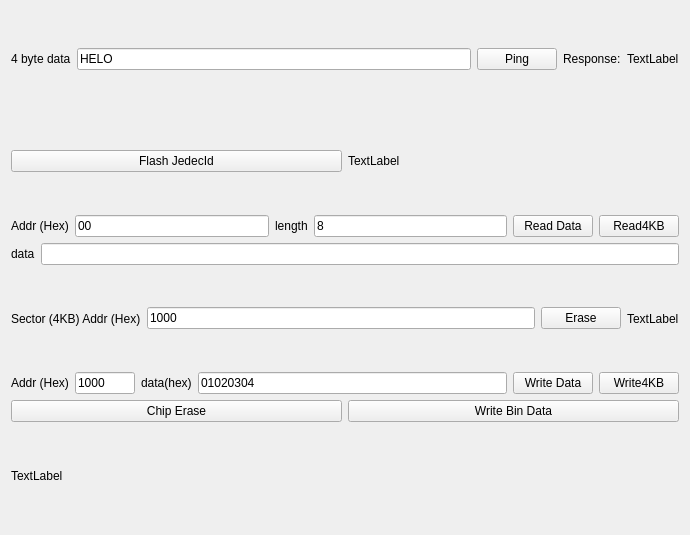
<?xml version="1.0" encoding="UTF-8"?>
<ui version="4.0">
 <class>FormA7105</class>
 <widget class="QWidget" name="FormA7105">
  <property name="geometry">
   <rect>
    <x>0</x>
    <y>0</y>
    <width>690</width>
    <height>535</height>
   </rect>
  </property>
  <property name="windowTitle">
   <string>Form</string>
  </property>
  <layout class="QVBoxLayout" name="verticalLayout">
   <item>
    <layout class="QHBoxLayout" name="horizontalLayout">
     <item>
      <widget class="QLabel" name="label">
       <property name="text">
        <string>4 byte data</string>
       </property>
      </widget>
     </item>
     <item>
      <widget class="QLineEdit" name="lineEditPingData">
       <property name="text">
        <string>HELO</string>
       </property>
       <property name="maxLength">
        <number>4</number>
       </property>
      </widget>
     </item>
     <item>
      <widget class="QPushButton" name="pushButtonPing">
       <property name="text">
        <string>Ping</string>
       </property>
      </widget>
     </item>
     <item>
      <widget class="QLabel" name="label_2">
       <property name="text">
        <string>Response:</string>
       </property>
      </widget>
     </item>
     <item>
      <widget class="QLabel" name="labelPingResponse">
       <property name="text">
        <string>TextLabel</string>
       </property>
      </widget>
     </item>
    </layout>
   </item>
   <item>
    <layout class="QHBoxLayout" name="horizontalLayout_2">
     <item>
      <widget class="QPushButton" name="pushButtonReadFlashJedecId">
       <property name="text">
        <string>Flash JedecId</string>
       </property>
      </widget>
     </item>
     <item>
      <widget class="QLabel" name="labelFlashJedecId">
       <property name="text">
        <string>TextLabel</string>
       </property>
      </widget>
     </item>
    </layout>
   </item>
   <item>
    <layout class="QHBoxLayout" name="horizontalLayout_3">
     <item>
      <widget class="QLabel" name="label_3">
       <property name="text">
        <string>Addr (Hex)</string>
       </property>
      </widget>
     </item>
     <item>
      <widget class="QLineEdit" name="lineEditReadAddr">
       <property name="text">
        <string>00</string>
       </property>
       <property name="maxLength">
        <number>8</number>
       </property>
      </widget>
     </item>
     <item>
      <widget class="QLabel" name="label_4">
       <property name="text">
        <string>length</string>
       </property>
      </widget>
     </item>
     <item>
      <widget class="QLineEdit" name="lineEditReadLen">
       <property name="text">
        <string>8</string>
       </property>
       <property name="maxLength">
        <number>4</number>
       </property>
      </widget>
     </item>
     <item>
      <widget class="QPushButton" name="pushButtonReadData">
       <property name="text">
        <string>Read Data</string>
       </property>
      </widget>
     </item>
     <item>
      <widget class="QPushButton" name="pushButtonRead4KB">
       <property name="text">
        <string>Read4KB</string>
       </property>
      </widget>
     </item>
    </layout>
   </item>
   <item>
    <layout class="QHBoxLayout" name="horizontalLayout_4">
     <item>
      <widget class="QLabel" name="label_5">
       <property name="text">
        <string>data</string>
       </property>
      </widget>
     </item>
     <item>
      <widget class="QLineEdit" name="lineEditDataRead"/>
     </item>
    </layout>
   </item>
   <item>
    <layout class="QHBoxLayout" name="horizontalLayout_5">
     <item>
      <widget class="QLabel" name="label_6">
       <property name="text">
        <string>Sector (4KB) Addr (Hex)</string>
       </property>
      </widget>
     </item>
     <item>
      <widget class="QLineEdit" name="lineEditSectorEraseAddr">
       <property name="text">
        <string>1000</string>
       </property>
       <property name="maxLength">
        <number>8</number>
       </property>
      </widget>
     </item>
     <item>
      <widget class="QPushButton" name="pushButtonSectorErase">
       <property name="text">
        <string>Erase</string>
       </property>
      </widget>
     </item>
     <item>
      <widget class="QLabel" name="labelSectorEraseState">
       <property name="text">
        <string>TextLabel</string>
       </property>
      </widget>
     </item>
    </layout>
   </item>
   <item>
    <layout class="QHBoxLayout" name="horizontalLayout_7">
     <item>
      <widget class="QLabel" name="label_8">
       <property name="text">
        <string>Addr (Hex)</string>
       </property>
      </widget>
     </item>
     <item>
      <widget class="QLineEdit" name="lineEditWriteAddr">
       <property name="maximumSize">
        <size>
         <width>60</width>
         <height>16777215</height>
        </size>
       </property>
       <property name="text">
        <string>1000</string>
       </property>
       <property name="maxLength">
        <number>8</number>
       </property>
      </widget>
     </item>
     <item>
      <widget class="QLabel" name="label_9">
       <property name="text">
        <string>data(hex)</string>
       </property>
      </widget>
     </item>
     <item>
      <widget class="QLineEdit" name="lineEditWriteData">
       <property name="text">
        <string>01020304</string>
       </property>
       <property name="maxLength">
        <number>16</number>
       </property>
      </widget>
     </item>
     <item>
      <widget class="QPushButton" name="pushButtonWriteData">
       <property name="text">
        <string>Write Data</string>
       </property>
      </widget>
     </item>
     <item>
      <widget class="QPushButton" name="pushButtonWrite4KB">
       <property name="text">
        <string>Write4KB</string>
       </property>
      </widget>
     </item>
    </layout>
   </item>
   <item>
    <layout class="QHBoxLayout" name="horizontalLayout_6">
     <item>
      <widget class="QPushButton" name="pushButtonChipErase">
       <property name="text">
        <string>Chip Erase</string>
       </property>
      </widget>
     </item>
     <item>
      <widget class="QPushButton" name="pushButtonWriteBin">
       <property name="text">
        <string>Write Bin Data</string>
       </property>
      </widget>
     </item>
    </layout>
   </item>
   <item>
    <widget class="QLabel" name="labelStatus">
     <property name="text">
      <string>TextLabel</string>
     </property>
    </widget>
   </item>
  </layout>
 </widget>
 <resources/>
 <connections/>
</ui>
